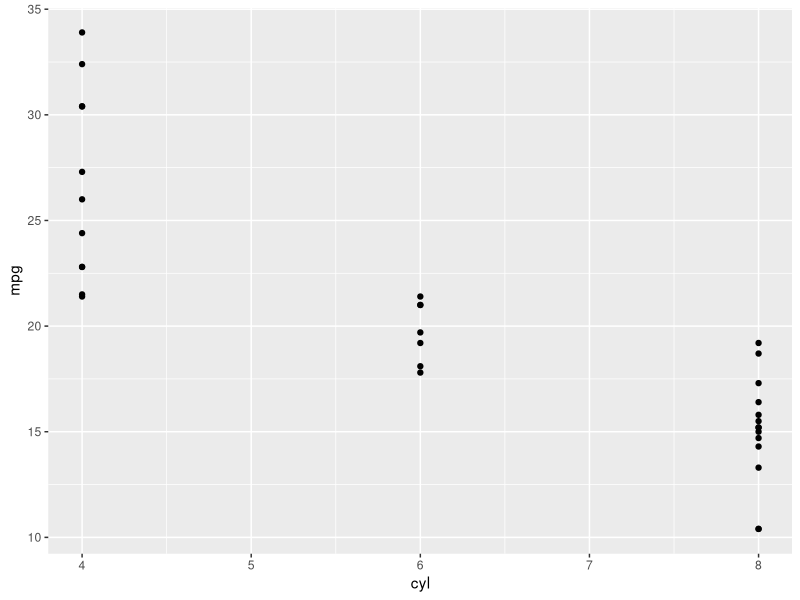
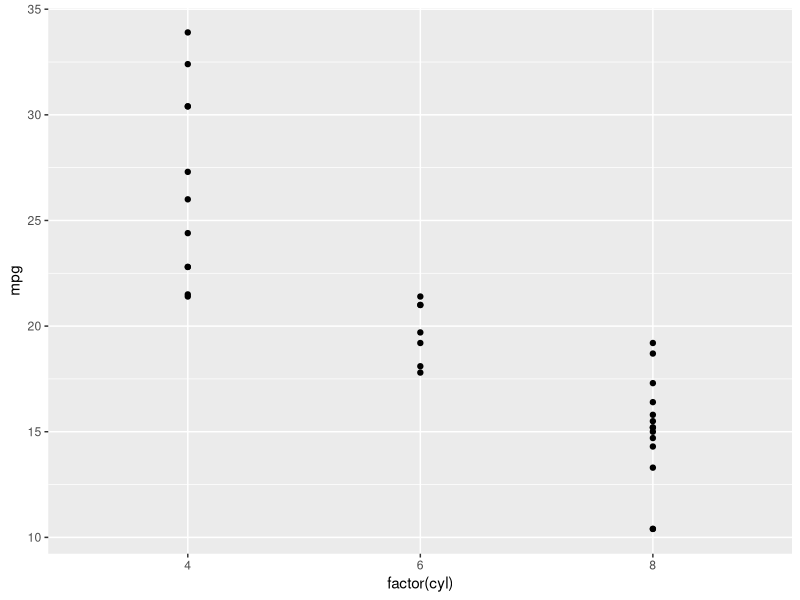
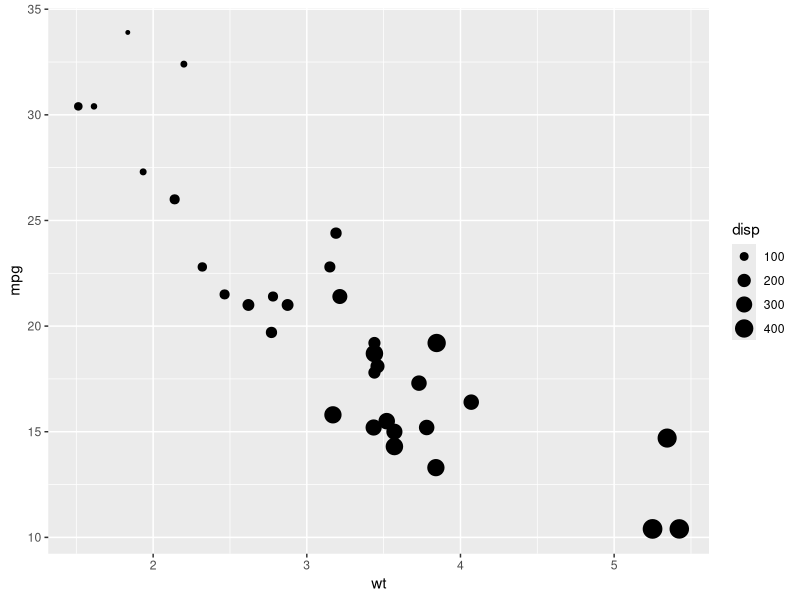
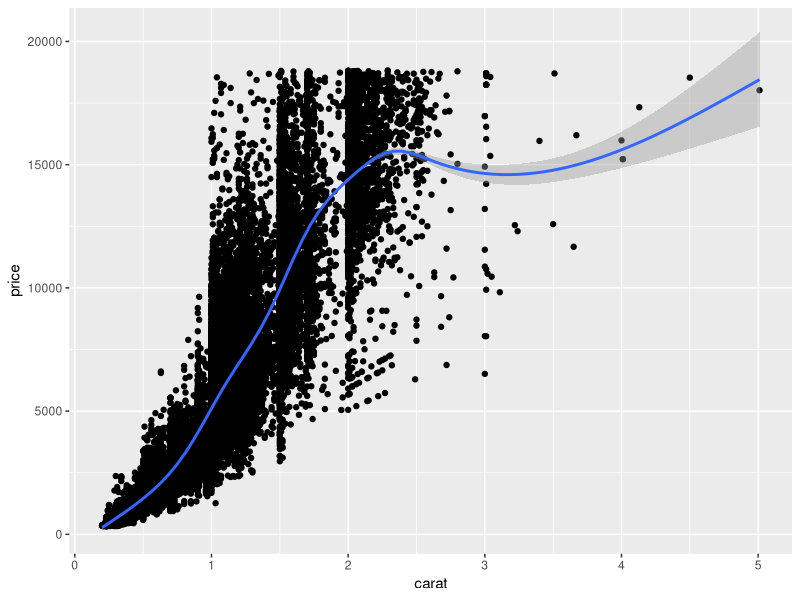
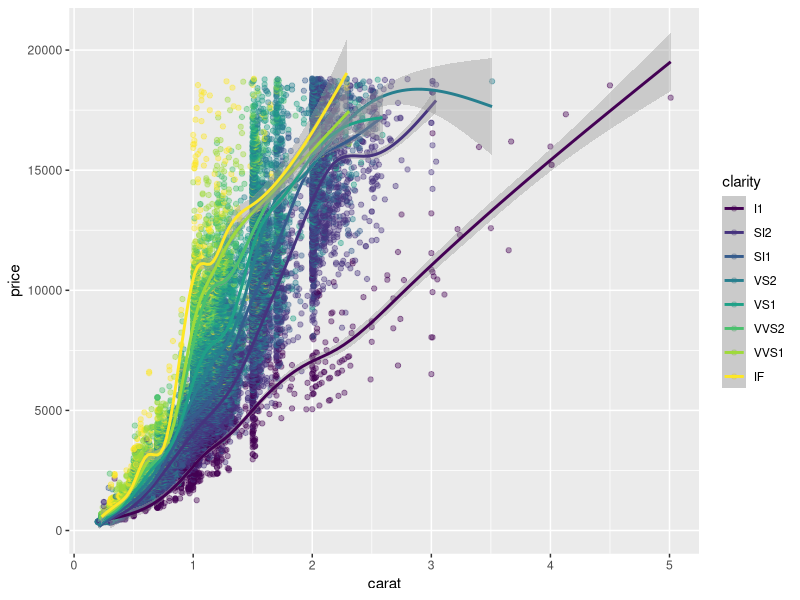
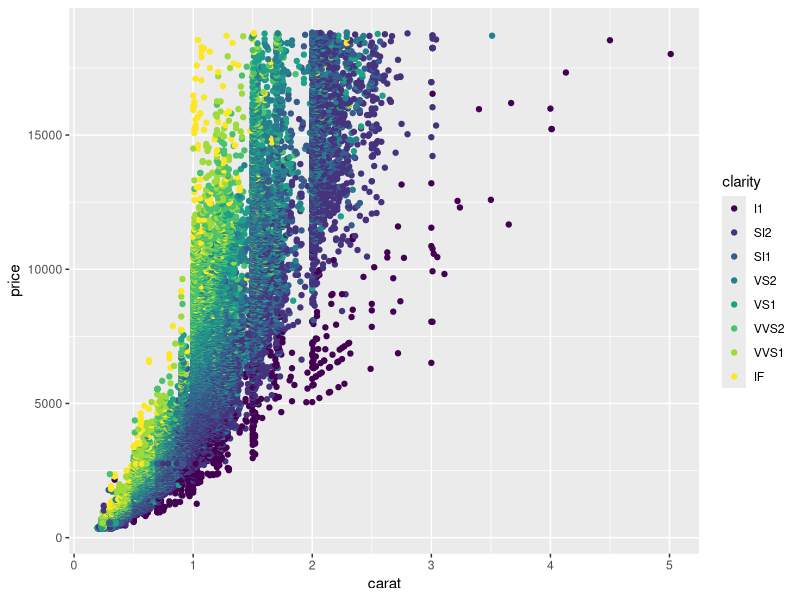
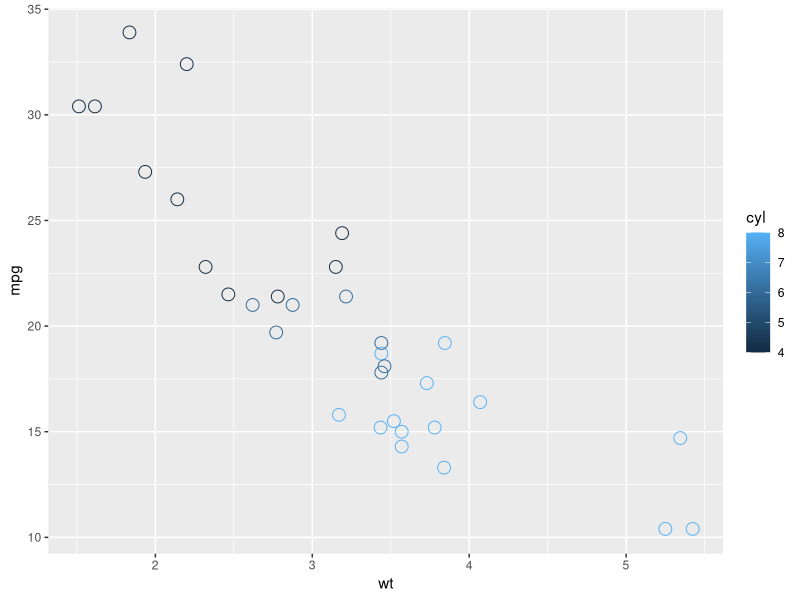
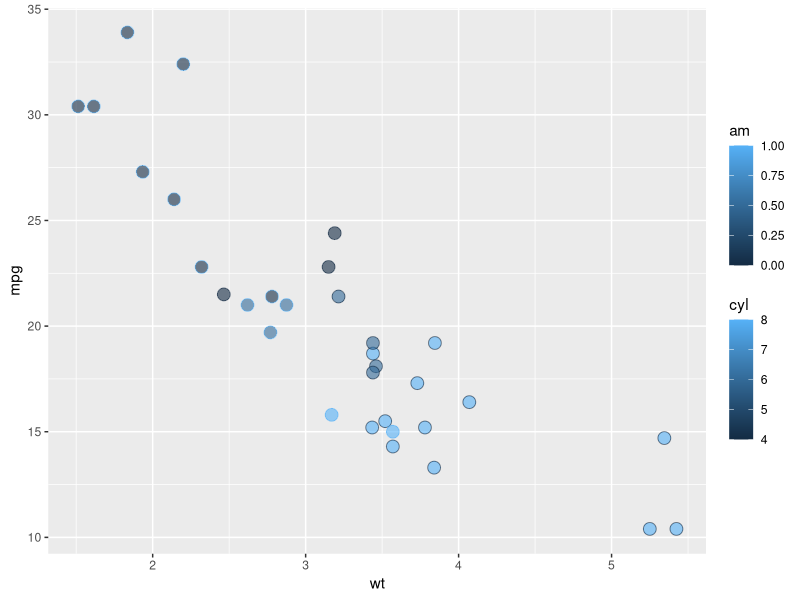

These figures' R source, in order:
## ---- chunk 1
# Load the ggplot2 package
library(ggplot2)
# Explore the mtcars data frame with str()
str(mtcars)
names(mtcars)
# Execute the following command
ggplot(mtcars, aes(cyl, mpg)) +
  geom_point()
## ---- chunk 2
# Load the ggplot2 package
library(ggplot2)

# Change the command below so that cyl is treated as factor
ggplot(mtcars, aes(factor(cyl), mpg)) +
  geom_point()
## ---- chunk 3
# Change the color aesthetic to a size aesthetic
ggplot(mtcars, aes(wt, mpg, size = disp)) +
  geom_point()
## ---- chunk 4
# Add geom_smooth() with +
ggplot(diamonds, aes(carat, price)) +
  geom_point() +
  geom_smooth()
## ---- chunk 5
# Make the points 40% opaque
ggplot(diamonds, aes(carat, price, color = clarity)) +
  geom_point(alpha=0.4) +
  geom_smooth()
## ---- chunk 6
# From previous step
plt_price_vs_carat <- ggplot(diamonds, aes(carat, price))

# Edit this to map color to clarity
# Assign the updated plot to a new object
plt_price_vs_carat_by_clarity <- plt_price_vs_carat + geom_point(aes(color = clarity))

# See the plot
plt_price_vs_carat_by_clarity
## ---- chunk 7
ggplot(mtcars, aes(wt, mpg, color = cyl)) +
  # Set the shape and size of the points
  geom_point(shape=1, size=4)
## ---- chunk 8
# Map color to am
ggplot(mtcars, aes(wt, mpg, fill = cyl,color=am)) +
  geom_point(shape = 21, size = 4, alpha = 0.6)

## ---- chunk 9
# Base layer
plt_mpg_vs_wt <- ggplot(mtcars, aes(wt, mpg))

# Use text layer and map fcyl to label
plt_mpg_vs_wt +
  geom_text(aes(label = cyl))
## ---- chunk 10
# A hexadecimal color
my_blue <- "#4ABEFF"

# Change the color mapping to a fill mapping
ggplot(mtcars, aes(wt, mpg, fill = cyl)) +
  # Set point size and shape
 geom_point(color=my_blue, size=10, shape=1)
## ---- chunk 11
ggplot(mtcars, aes(wt, mpg, color = fcyl)) +
  # Add points layer with shape 24 and color yellow
  geom_point(shape=24, color="yellow")
## ---- chunk 12
# 5 aesthetics: add a mapping of size to hp / wt
ggplot(mtcars, aes(mpg, qsec, color = cyl, size= hp/wt)) +
  geom_point()
## ---- chunk 13
palette <- c(automatic = "#377EB8", manual = "#E41A1C")

# Set the position
ggplot(mtcars, aes(cyl, fill = am)) +
  geom_bar(position = 'dodge') +
  labs(x = "Number of Cylinders", y = "Count")
  scale_fill_manual("Transmission", values = palette)
## ---- chunk 14
ggplot(mtcars, aes(mpg, 0)) +
  geom_jitter() +
  # Set the y-axis limits
  ylim(-2, 2)
## ---- chunk 15
# Plot price vs. carat, colored by clarity
plt_price_vs_carat_by_clarity <- ggplot(diamonds, aes(carat, price, color = clarity))

# Set transparency to 0.5
plt_price_vs_carat_by_clarity + geom_point(alpha = 0.5, shape = 16)
## ---- chunk 16
# Plot base
plt_mpg_vs_fcyl_by_fam <- ggplot(mtcars, aes(cyl, mpg, color = am))

# Default points are shown for comparison
plt_mpg_vs_fcyl_by_fam + geom_point()

# Now jitter and dodge the point positions
plt_mpg_vs_fcyl_by_fam + geom_point(position=position_jitterdodge(jitter.width=0.3, dodge.width=0.3))


## ---- chunk 17
ggplot(iris, aes(Sepal.Length, Sepal.Width, color = Species)) +
  # Use a jitter position function with width 0.1
 # geom_point(alpha = 0.5)

 geom_point(position=position_jitter(width = 0.1), alpha = 0.5)
## ---- chunk 18
library(carData)
# Examine the structure of Vocab
str(Vocab)

ggplot(Vocab, aes(education, vocabulary)) +
  # Set the shape to 1
  geom_jitter(alpha = 0.2, shape= 1)
## ---- chunk 19
datacamp_light_blue <- "#51A8C9"

ggplot(mtcars, aes(mpg, ..density..)) +
  # Set the fill color to datacamp_light_blue
  geom_histogram(binwidth = 1, fill=datacamp_light_blue)
## ---- chunk 20
ggplot(mtcars, aes(mpg, fill = am)) +
  # Change the position to identity, with transparency 0.4
  geom_histogram(binwidth = 1, position = "identity", alpha=0.4)
## ---- chunk 21
ggplot(mtcars, aes(cyl, fill = am)) +
  # Change the position to "dodge"
  geom_bar(position = "dodge")
## ---- chunk 22
ggplot(mtcars, aes(cyl, fill = am)) +
  # Set the transparency to 0.6
  geom_bar(position = position_dodge(width = 0.2), , alpha=0.6)
## ---- chunk 23
# Plot education, filled by vocabulary
ggplot(Vocab, aes(education, fill = vocabulary)) +
  # Add a bar layer with position "fill"
  geom_bar(position = "fill") +
  # Add a brewer fill scale with default palette
  scale_fill_brewer(palette = "Set1")
## ---- chunk 24
# Change the y-axis to the proportion of the population that is unemployed
ggplot(economics, aes(date, unemploy/pop)) +
  geom_line()
## ---- chunk 25
#library(FSAdata)
#library(FSA)
# Plot the Rainbow Salmon time series
#ggplot(fish.species, aes(x = Year, y = Rainbow)) +
# geom_line()

# Plot the Pink Salmon time series
#ggplot(fish.species, aes(x = Year, y = Pink)) +
#  geom_line()

# Plot multiple time-series by grouping by species
#ggplot(fish.tidy, aes(Year, Capture)) +
#  geom_line(aes(group = Species))

# Plot multiple time-series by coloring by species
#ggplot(fish.tidy, aes(Year, Capture, color = Species)) +
#  geom_line()
## ---- chunk 26

## ---- chunk 27

## ---- chunk 28

## ---- chunk 29

## ---- chunk 30

## ---- chunk 31

## ---- chunk 32

## ---- chunk 33

## ---- chunk 34

